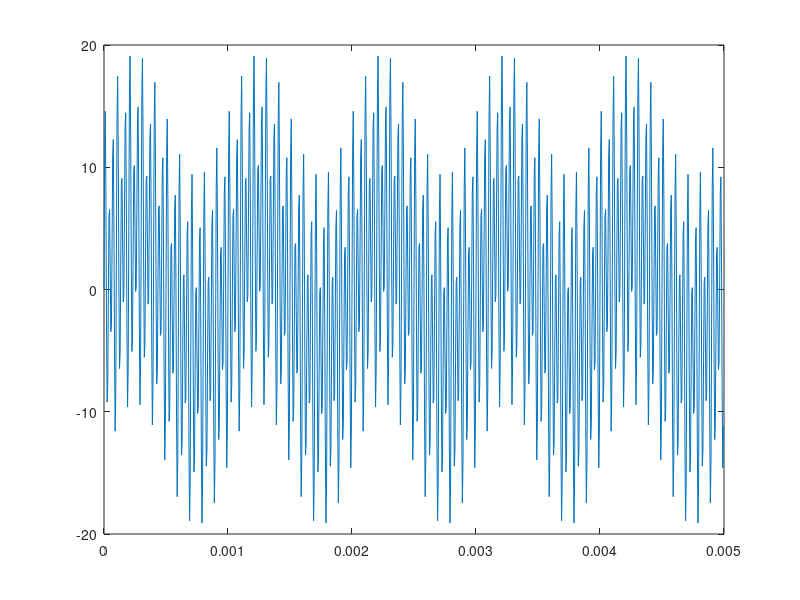

Here is the MATLAB script that generated this plot:

%clear
clc;
clear all;

Fs = 200e3;
Ts = (1/Fs);
dt = 0:Ts:5e-3-Ts;

f1=1e3;
f2=20e3;
f3=30e3;

y = 5*sin(2*pi*f1*dt) + 5*sin(2*pi*f2*dt) + 10*sin(2*pi*f3*dt);

plot(dt,y)